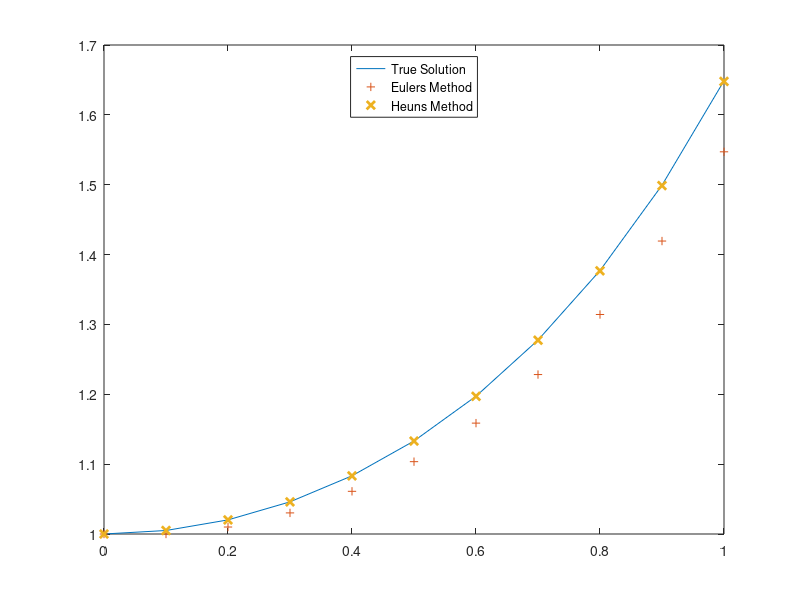

This figure's MATLAB source:
clc 
clear all

%solve: y_prime = x*y from [0,1]
%with initial condition y(x=0)=1
%simplify to (dy/y)=(x*dx) ==>> y=exp((x^2)/2)*C, where C = 1 

a = 0;
b =1;
n=10;
h = (b-a)/n;
x = a:h:b;

y_true = exp(x.^2/2);       %the actual curve equation

y_e = zeros(1,length(x));   %the y for Heuns method
y_h = zeros(1,length(x));   %the y for Eulers method

%define initial values
y_e(1) = 1;     
y_h(1) = 1;     

y_prime_avg =0;
for i=1:length(x)-1
    %(y_i+1 = y_i + h*f_i) EULERS METHOD
    y_e(i+1) = y_e(i) + h*(x(i)*y_e(i));  %f_i was hardcoded
    
    %HEUNS METHOD
    y_prime_avg = 0.5*((x(i)*y_h(i))+(x(i+1)*(y_h(i)+h*(x(i)*(y_h(i))))));  %a messy bunch of substitution
    y_h(i+1) = y_h(i)+h*y_prime_avg;
end

plot(x,y_true,x,y_e,'+',x,y_h,'x','linewidth',2);
legend('True Solution','Eulers Method','Heuns Method','location','north');
